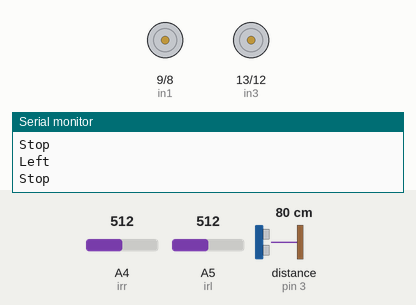
A sketch run on a simulated Arduino Uno, built with avr-gcc and run on an emulated ATmega328P. Shown: motor-driver pin pairs drawn as motors (green arrow = first pin HIGH = forward, orange = second pin HIGH = backward, longer = more drive, scaled by the enable pin), the last lines printed to the serial monitor. Wiring (inferred from the names in the program): ultrasonic range finder: trigger pin 2; echo pin 3. The test bench sets the inputs (shaded band); at power-on: A4 (irr) = 512, A5 (irl) = 512, distance to the obstacle (sensor on pin 3) 80 cm. The echo pulse lasts 58.3 µs per cm.

Above: at 2.4 s.
5.3 s: A4 (irr) set to 110
8.3 s: A4 (irr) set to 95
At 9.5 s:
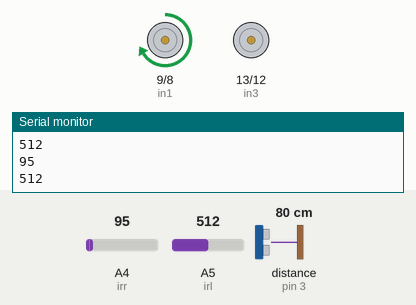
9.8 s: A5 (irl) set to 111
11.3 s: A5 (irl) set to 92
At 12.1 s:
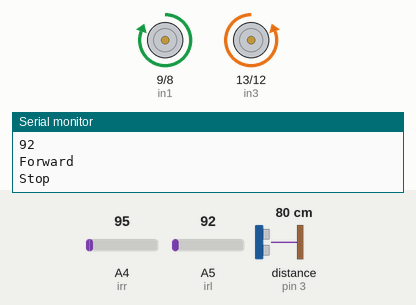
14.3 s: distance to the obstacle (sensor on pin 3) set to 18 cm
17.3 s: distance to the obstacle (sensor on pin 3) set to 14 cm
At 22.2 s:
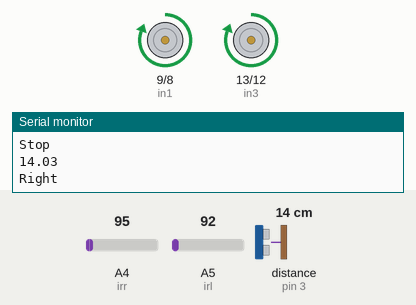
Timing chart, 0 to 30.2 s (numbered marks = the images above; inputs shaded):
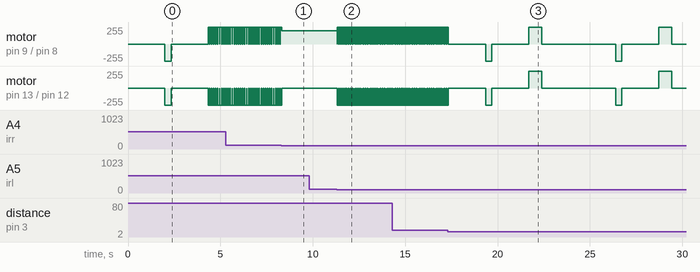

Measured:
- the behaviour switches between 100 and 99 on A4 (irr) (found by bisection; images 0 and 1)
- the behaviour switches between 100 and 99 on A5 (irl) (found by bisection; images 1 and 2)
- the behaviour switches between 16 and 15 cm on distance to the obstacle (sensor on pin 3) (found by bisection; images 2 and 3)
- after the input at 8.3 s, motor on pin 13 (in3) / pin 12 (in4): goes on until 8.3 s, then stays stopped
- after the input at 11.3 s, motor on pin 9 (in1) / pin 8 (in2): alternates forward 255/255 for 0.08 s and stopped for 0.02 s, starting at once; motor on pin 13 (in3) / pin 12 (in4): alternates backward 255/255 for 0.08 s and stopped for 0.02 s, starting at once

The sketch:

code.ino
```cpp
# include <Servo.h>
#define in1  9 //left side positive
#define in2  8 //left side negative
#define enA  10 //left side speed
#define in3  13 //right side positive
#define in4  12 //right side negative
#define enB  11 //right side speed
#define trigerPin 2  //ultrasonic trig pin
#define echoPin 3  // ultrasonic echo pin


#define irr  A4 //ir right
#define irl  A5 //ir left
int timen = 50;
int timet = 345 ;
int m = 0 ;
int time90 = 370 ;
//int speed1 ;
//int speed2  ;
int time1 = 10 ;
int time2 = 300 ;
float distance ;
//Servo myservo;
String voice;
int t,d;
char c ;
int i=0;

int Rirr  ;
int Rirl ;
//int x[500] ;

void setup()

{
  Serial.begin(9600);
  pinMode(trigerPin,OUTPUT);
  pinMode(echoPin,INPUT);
  pinMode(in1,OUTPUT);
  pinMode(in2,OUTPUT);
  pinMode(enA,OUTPUT);
  pinMode(in3,OUTPUT);
  pinMode(in4,OUTPUT);
  pinMode(enB,OUTPUT);
  //myservo.attach(4);          // if you mean that by  servo in the pns pic
  pinMode(irr,INPUT);
  pinMode(irl,INPUT);
}

void forward() //move forward
{


  digitalWrite(enA,HIGH);
  digitalWrite(enB,HIGH);
  digitalWrite(in1,HIGH);
  digitalWrite(in2,LOW);
  digitalWrite(in3,LOW);
  digitalWrite(in4,HIGH);
  Serial.println("Forward");
}
  void forward(int speed55) //move forward
{

  digitalWrite(enA,speed55);
  digitalWrite(enB,speed55);
  digitalWrite(in1,HIGH);
  digitalWrite(in2,LOW);
  digitalWrite(in3,LOW);
  digitalWrite(in4,HIGH);
  Serial.println("Forward");
}

void left() //rotate left
{
 digitalWrite(in1,LOW);
 digitalWrite(in2,LOW);
 digitalWrite(enA,LOW);
 digitalWrite(in3,LOW);
 digitalWrite(in4,HIGH);
 analogWrite(enB,200);
 Serial.println("Left");

}
void right() //rotate right
{
 digitalWrite(in1,HIGH);
 digitalWrite(in2,LOW);
  analogWrite(enA,200);
 digitalWrite(enB,LOW);
 digitalWrite(in3,LOW);
 digitalWrite(in4,LOW);
 Serial.println("Right");

}
void back() //move reverse
{
 digitalWrite(in1,LOW);
 digitalWrite(in2,HIGH);
 analogWrite(enA,255);
 digitalWrite(in4,LOW);
 digitalWrite(in3,HIGH);
 analogWrite(enB,255);
 Serial.println("back");
}

void stop() //stop
{
 digitalWrite(in1,LOW);
 digitalWrite(in2,LOW);
 digitalWrite(enA,LOW);
 digitalWrite(in3,LOW);
 digitalWrite(in4,LOW);
 digitalWrite(enB,LOW);
 Serial.println("Stop");
}

void back_left() //rotate left
{

 digitalWrite(in1,LOW);
 digitalWrite(in2,HIGH);
 analogWrite(enA,255);
 digitalWrite(in3,LOW);
 digitalWrite(in4,HIGH);
 analogWrite(enB,255);
 Serial.println("Left");
}
void back_right() //rotate right
{

 digitalWrite(in1,HIGH);
 digitalWrite(in2,LOW);
 analogWrite(enA,255);
 digitalWrite(in3,HIGH);
 digitalWrite(in4,LOW);
 analogWrite(enB,255);
 Serial.println("Right");

}


float measure( ){
  float dis, dur ;
 /* delay(500);*/
  digitalWrite(trigerPin,LOW);
  delayMicroseconds(2);
  digitalWrite(trigerPin,HIGH);
  delayMicroseconds(10);
  digitalWrite(trigerPin,LOW);

  dur = pulseIn (echoPin,HIGH);
  dis = (dur /2)* 0.0343 ;
  Serial.println(dis);
  /*delay(100);*/
  return dis ;
}


void obsticale() {
   distance = measure() ;
   if(distance < 30)
   {
     stop();
 //    myservo.write(0);
    back_right();
    delay(time90);
     distance = measure() ;
     if(distance < 30)
      {
        //myservo.write(180);

        back_right();
        delay(time90);
        delay(time90);

        distance = measure() ;
        if(distance < 30)
        {stop();}
      }
      }

      //myservo.write(90);
 }

/*

void xx()
{
  for(int f =0;f<500;f++)
  {
    x[f] =f;
    }

}

*/

void track()
{
  //xx();
  while (1)
  {
 /* i = i + (1/100)  ;
  for(int f=0;f<500;f++)
  {
  if  (i ==x[f])
  {
    distance = measure();
    break;
  }
   if(i<x[f]&& i>x[f-1])
   {break;}
  }

   */

   i++;
  if(i%5==0)
  {
    stop();
     distance = measure();
  }

    if(distance> 15)
    {


        Rirr = analogRead(irr) ;
        Rirl = analogRead(irl) ;
        Serial.println(Rirr);
        Serial.println(Rirl);


         if(Rirr > 100 &&Rirl < 100)
           {

             left();

             while(1)
              {
               Rirr = analogRead(irr) ;

               Rirl = analogRead(irl) ;
               Serial.println(Rirr);
               Serial.println(Rirl);

//delay(5);
              if(Rirr < 100 )
                {break;}
              }

            }

else if(Rirr < 100 &&Rirl > 100 )
  {

        right();

  while(1)
{
  Rirr = analogRead(irr) ;
    Rirl = analogRead(irl) ;
    Serial.println(Rirr);
    Serial.println(Rirl);


//delay(5);
if(Rirl < 100)
{break;}
}


  }
       else
        { forward();}
    }
if(distance < 15)
  {
    stop();
    delay(2000);
   back_left();
   delay(timet);
   stop();
   delay(2000);
   distance =measure();
    if(distance > 60)
      {
      forward();
      delay(50);
      }
      if(distance < 60)
      {
        back_right();
        delay(timet);
        delay(timet);
        stop();
        delay(2000);
      }


  }

  }
}


  /*
void track(){
       int left_sensor_state = digitalRead(irl);
     int right_sensor_state = digitalRead(irr);

      if(right_sensor_state == LOW && left_sensor_state == HIGH)
      {
        Serial.println("fast_right");
        fast_right();
        delay(10);
      }
        if(right_sensor_state == HIGH && left_sensor_state == LOW)
      {
        Serial.println("turning left");
       fast_left();
        delay(10);
      }
        if(right_sensor_state == HIGH && left_sensor_state == HIGH)
      {
        Serial.println("going forward");
        forward(5);
        delay(10);
      }


}

*/


void loop()
{

 track();
/*forward(5);
    delay(3000);

  right() ;
  delay(3000);
  left();
  delay(3000);
  Rirr= analogRead(irr);
 Rirl= analogRead(irl);
  Serial.println("irr ");
  Serial.println( Rirr);
  delay(1000);
   Serial.println("irl ");
   Serial.println(  Rirl);


c = Serial.read();
  switch(c){
    case 'f': forward(); break;
    case 'b': back();   break;
    case 'l': left();   break;
    case 'r': right();  break;
    case 's': stop();   break;
    case 't': track(); break;
    Serial.println(c);
    default:  break;}
 */
/*
   while(Serial.available())
  {
    delay(10);
    c=Serial.read();
    //voice +=c;
  }
  /*if(voice.length()>0)
  {
    Serial.println(voice);
  }
/*
switch(c){
  case 'f' :
  forward();
  obsticale();
  Serial.println("forward");
  break;
  case 'b' :
  back();
   Serial.println("back");
  break;
  }}
  case 'r' :
  right();
   Serial.println("right");
  break;
  case 'l' :
  left();
   Serial.println("left");
break;
  case 's' :
  stop();
   Serial.println("stop");
  break ;
  case 't' :
  track();
   Serial.println("track");
  break;
  }
*/
  }
```
